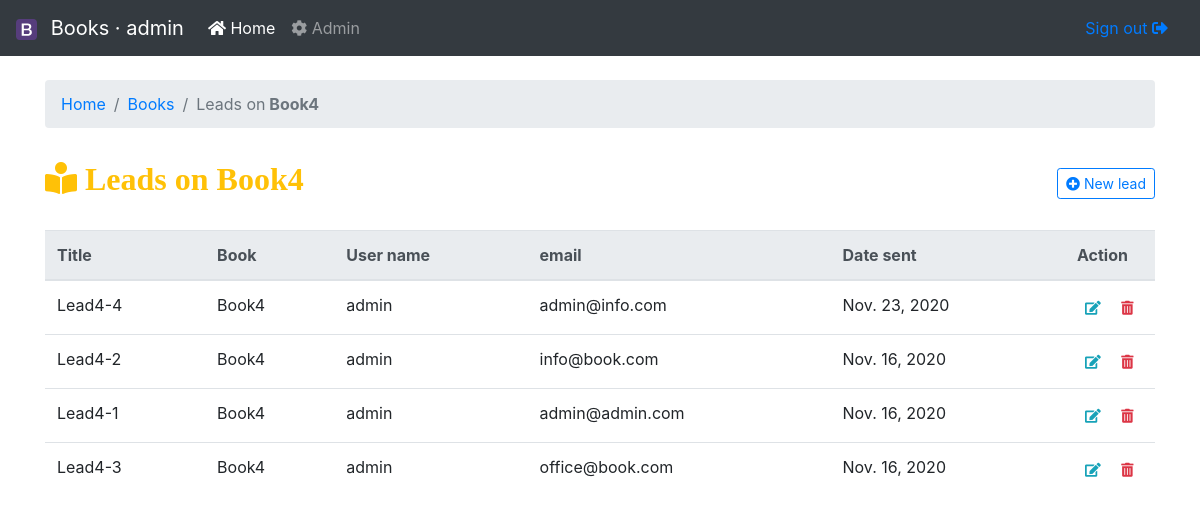
Screenshot of /book/17/leads/ (signed in) with the database file from the repository.
### books/models.py (models this page shows, shortened)
class Book(models.Model):
    HARDCOVER = 1
    PAPERBACK = 2
    EBOOK = 3
    BOOK_TYPES = (
        (HARDCOVER, 'Hardcover'),
        (PAPERBACK, 'Paperback'),
        (EBOOK, 'E-book'),
    )
    title = models.CharField(max_length=50, verbose_name='Title')
    publication_date = models.DateField(null=True, verbose_name='Publicate on')
    price = models.DecimalField(max_digits=5, decimal_places=2, verbose_name='Price, €')
    pages = models.IntegerField(blank=True, null=True, verbose_name='Pages')
    book_type = models.PositiveSmallIntegerField(choices=BOOK_TYPES, verbose_name='Book type')
    order = OrderField(blank=True, verbose_name='Order #')
    def __str__(self):
        return self.title
    class Meta:
        ordering = ['order']
        verbose_name = 'Book'
        verbose_name_plural = 'Books'

class Lead(models.Model):
    book = models.ForeignKey(Book, on_delete=models.CASCADE, verbose_name='Book')
    slug = models.SlugField(max_length=255, verbose_name='Slug', unique=True)
    title = models.CharField(max_length=100, verbose_name='Title')
    username = models.CharField(max_length=90, verbose_name='User name')
    email = models.EmailField(verbose_name='email')
    date_sent = models.DateTimeField(blank=True, null=True, verbose_name='Date sent')
    order = OrderField(blank=True, for_fields=['book'], verbose_name='Order #')
    class Meta:
        verbose_name = 'Lead'
        verbose_name_plural = 'Leads'
        ordering = ('order', '-date_sent')

### books/views.py (the view)
# urls.py: path('book/<int:book>/leads/', leads_list, name='leads-list'),
@login_required
def leads_list(request, book):
    book_obj = get_object_or_404(Book, pk=book)
    title = "Leads on {}".format(book_obj)
    leads = book_obj.lead_set.all()
    context = {"title": title, "book": book_obj, "object_list": leads}
    return render(request, 'books/leads.html', context)

### cms/templatetags/cms_tags.py (called while the page is built)
@register.filter(name='verbose_name')
def get_verbose_name(object, attr='verbose_name'):
    obj = object.model if hasattr(object, 'model') else object
    if ':' in attr and attr.split(':', 1)[0].lower() == 'field':
        field = attr.split(':', 1)[1]
        attr = 'verbose_name' if hasattr(obj._meta.get_field(field), 'verbose_name') else 'name'
        return getattr(obj._meta.get_field(field), attr) if obj else None
    else:
        attr = attr if hasattr(obj._meta, attr) else 'object_name'
        return getattr(obj._meta, attr) if obj else None

@register.filter(name='model_name')
def get_model_name(object, with_app=True):
    obj = object.model if hasattr(object, 'model') else object
    return '{}:{}'.format(obj._meta.app_label, obj._meta.model_name) if with_app else obj._meta.model_name if obj else None

### templates/books/leads.html (shortened to what this page needs)
{% extends 'base.html' %}
{% load cms_tags %}
{% block content %}
<nav aria-label="breadcrumb">
  <ol class="breadcrumb">
    <li class="breadcrumb-item"><a href="{% url 'books:home' %}">Home</a></li>
    <li class="breadcrumb-item"><a href="{% url 'books:books-list' %}">{{ book|verbose_name:'verbose_name_plural' }}</a></li>
    <li class="breadcrumb-item active" aria-current="page">{{ object_list|verbose_name:'verbose_name_plural' }} on<strong>&nbsp;{{ book }}</strong></li>
  </ol>
</nav>
{% with object_list as leads %}
  <div class="d-flex justify-content-between flex-wrap flex-md-nowrap align-items-center pt-3 pb-2 mb-3">
      <h1 class="h2"><i class="fas fa-book-reader text-warning"> {{ title }}</i></h1>
      <div class="btn-toolbar mb-2 mb-md-0">
          <a class="btn btn-sm btn-outline-primary ajax-load-form" href="{% url 'books:lead-create' book.pk %}">
          <i class="fas fa-plus-circle"></i> New {{ leads|verbose_name|lower }}</a>
      </div>
  </div>
  <table class="table table-hover" id="table-ajax">
    <thead class="thead-light">
      <tr>
        <th>{{ leads|verbose_name:'field:title' }}</th>
        <th>{{ leads|verbose_name:'field:book' }}</th>
        <th>{{ leads|verbose_name:'field:username' }}</th>
        <th>{{ leads|verbose_name:'field:email' }}</th>
        <th>{{ leads|verbose_name:'field:date_sent' }}</th>
        <th>Action</th>
      </tr>
    </thead>
    <tbody class="order" data-url="{% url 'cms:reorder' object_list|model_name %}">
      {% include 'books/leads_list.html' %}
    </tbody>
  </table>
{% endwith %}
{% endblock %}

### templates/include/navbar.html (shortened to what this page needs)
{% load static %}
<nav class="navbar navbar-expand-md navbar-dark bg-dark fixed-top">
  <a class="navbar-brand" href="{% if user.is_staff or user.is_superuser %}{% url 'admin:index' %}{% else %}{% url 'books:home' %}{% endif %}">
    <img src="{% static 'img/bootstrap-solid.svg' %}" withdh="21" height="21" alt="Logo" class="mr-2"> Books · {{ request.user.get_full_name|default:request.user }}</a>
  <div class="collapse navbar-collapse" id="navbarsExampleDefault">
    <ul class="navbar-nav mr-auto">
      <li class="nav-item active">
        <a class="nav-link" href="{% url 'books:home' %}"> <i class="fas fa-home"></i> Home <span class="sr-only">(current)</span></a>
      </li>
      <li class="nav-item">
        <a class="nav-link" href="{% url 'admin:index' %}"> <i class="fas fa-cog"></i> Admin</a>
      </li>
    </ul>
    <a class="nav-link" href="{% url 'accounts:logout' %}"> Sign out <i class="fas fa-sign-out-alt"></i></a>
  </div>
</nav>

### templates/books/leads_list.html (shortened to what this page needs)
{% load cms_tags %}
{% for lead in object_list %}
<tr id="{{ lead.pk }}">
    <td>{{ lead.title }}</td>
    <td>{{ lead.book }}</td>
    <td>{{ lead.username }}</td>
    <td>{{ lead.email }}</td>
    <td>{{ lead.date_sent|date:'M. d, Y' }}</td>
    <td>
        <a href="{% url 'books:lead-update' lead.book.pk lead.slug %}"
            class="btn btn-outline-info btn-sm border-0 rounded-circle ajax-load-form" title="Edit"
            name="edit" id="editButton-{{ lead.pk }}"><i class="fa fa-edit"></i></a>
        <a href="{% url 'books:lead-delete' lead.book.pk lead.slug %}"
            class="btn btn-outline-danger btn-sm border-0 rounded-circle ajax-load-form" title="Delete"
            name="delete" id="deleteButton-{{ lead.pk }}"><i class="fa fa-trash-alt"></i></a>
    </td>
</tr>
{% empty %}
<tr>
    <td colspan="100%" class="text-center bg-warning">No {{ object_list|verbose_name|lower }}</td>
</tr>
{% endfor %}

### static/css/base.css (style rules this page uses)
body { padding-top: 5rem; }
#table-ajax th:last-child { width: 90px; margin: auto; }
table tbody.order tr { cursor: grab; }

### rows the page displays
Book: title "Book4"
Lead: title "Lead4-4", book "Book4", username "admin", email "admin@info.com", date_sent "Nov. 23, 2020"
Lead: title "Lead4-2", book "Book4", username "admin", email "info@book.com", date_sent "Nov. 16, 2020"
Lead: title "Lead4-1", book "Book4", username "admin", email "admin@admin.com", date_sent "Nov. 16, 2020"
Lead: title "Lead4-3", book "Book4", username "admin", email "office@book.com", date_sent "Nov. 16, 2020"

### other values shown
{{ request.user.get_full_name|default:request.user }} "admin"
{{ book|verbose_name:'verbose_name_plural' }} "Books"
{{ object_list|verbose_name:'verbose_name_plural' }} "Leads"
{{ title }} "Leads on Book4"
{{ leads|verbose_name|lower }} "lead"
{{ leads|verbose_name:'field:title' }} "Title"
{{ leads|verbose_name:'field:book' }} "Book"
{{ leads|verbose_name:'field:username' }} "User name"
{{ leads|verbose_name:'field:email' }} "email"
{{ leads|verbose_name:'field:date_sent' }} "Date sent"
